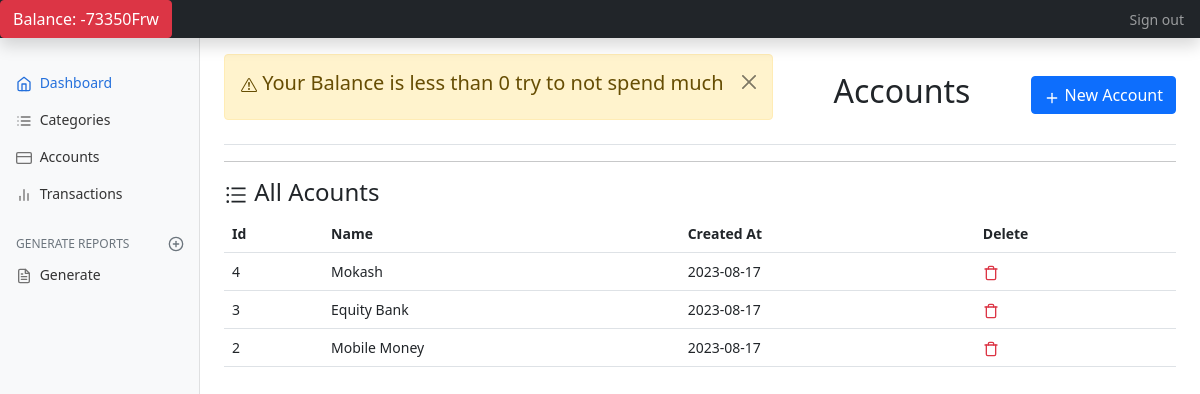
Page /accounts.php (signed in) on the committed database.
### tables this page shows
CREATE TABLE `account` (
  `id` int(11) NOT NULL,
  `account_name` varchar(60) NOT NULL,
  `created_at` date NOT NULL
);

### accounts.php (the view, shortened to what this page needs)
<?php include("includes/header.php")?>
<h1 class="h2">Accounts</h1>
<a href="accounts.php?new=1" class="btn btn-primary"><span data-feather="plus"></span> New Account</a>
      </div>
    <hr>
      <h4> All Acounts</h4>
      <table class="table table-hover">
        <tr>
            <th>Id</th>
            <th>Name</th>
            <th>Created At</th>
            <th>Delete</th>
        </tr>
        <?php
        $select_query = mysqli_query($connection, "SELECT * FROM account ORDER BY id DESC");
            while($row = mysqli_fetch_array($select_query)){
                $id = $row['id'];
                $name = $row['account_name'];
                $created_at = $row['created_at'];
            ?>
            <tr>
            <td><?php echo $id; ?></td>
            <td><?php echo $name; ?></td>
            <td><?php echo $created_at; ?></td>
            <td><a href="accounts.php?delete=<?php echo $id; ?>" class="text-danger" onclick="return confirmDelete();"><span data-feather="trash"></span></a></td>
            </tr>
<?php   }  ?>
      </table>
    </main>
  </div>
</div>
<?php include"includes/footer.php";?>

### assets/css/dashboard.css (style rules this page uses)
body { font-size: .875rem; }
.feather { width: 16px; height: 16px; vertical-align: text-bottom; }

### rows in the picture
account: id "4", account_name "Mokash", created_at "2023-08-17"
account: id "3", account_name "Equity Bank", created_at "2023-08-17"
account: id "2", account_name "Mobile Money", created_at "2023-08-17"

### other values in the picture
$_SESSION['balance'] "-73350"
